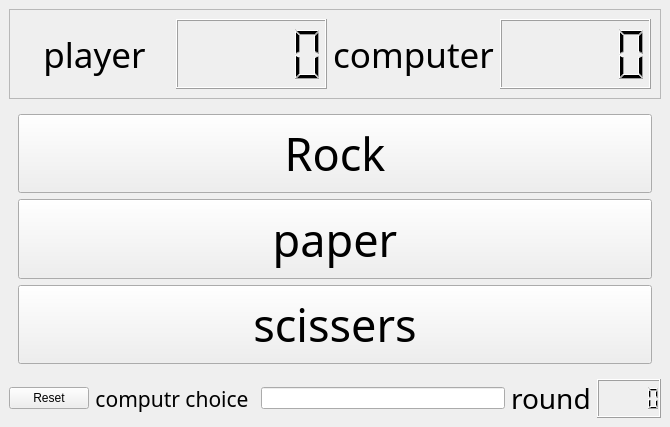
<?xml version="1.0" encoding="UTF-8"?>
<ui version="4.0">
 <class>MainWindow</class>
 <widget class="QMainWindow" name="MainWindow">
  <property name="geometry">
   <rect>
    <x>0</x>
    <y>0</y>
    <width>670</width>
    <height>427</height>
   </rect>
  </property>
  <property name="windowTitle">
   <string>MainWindow</string>
  </property>
  <widget class="QWidget" name="centralwidget">
   <layout class="QGridLayout" name="gridLayout">
    <item row="1" column="0" rowspan="3" colspan="6">
     <widget class="QWidget" name="widget" native="true">
      <layout class="QVBoxLayout" name="verticalLayout_2">
       <item>
        <widget class="QPushButton" name="rock">
         <property name="sizePolicy">
          <sizepolicy hsizetype="Minimum" vsizetype="Minimum">
           <horstretch>0</horstretch>
           <verstretch>0</verstretch>
          </sizepolicy>
         </property>
         <property name="font">
          <font>
           <family>Purisa</family>
           <pointsize>34</pointsize>
           <italic>false</italic>
          </font>
         </property>
         <property name="text">
          <string>Rock</string>
         </property>
        </widget>
       </item>
       <item>
        <widget class="QPushButton" name="paper">
         <property name="sizePolicy">
          <sizepolicy hsizetype="Minimum" vsizetype="Minimum">
           <horstretch>0</horstretch>
           <verstretch>0</verstretch>
          </sizepolicy>
         </property>
         <property name="font">
          <font>
           <family>Purisa</family>
           <pointsize>34</pointsize>
          </font>
         </property>
         <property name="text">
          <string>paper</string>
         </property>
        </widget>
       </item>
       <item>
        <widget class="QPushButton" name="scissers">
         <property name="sizePolicy">
          <sizepolicy hsizetype="Minimum" vsizetype="Minimum">
           <horstretch>0</horstretch>
           <verstretch>0</verstretch>
          </sizepolicy>
         </property>
         <property name="font">
          <font>
           <family>Purisa</family>
           <pointsize>34</pointsize>
          </font>
         </property>
         <property name="text">
          <string>scissers</string>
         </property>
        </widget>
       </item>
      </layout>
     </widget>
    </item>
    <item row="0" column="0" colspan="6">
     <widget class="QFrame" name="frame">
      <property name="frameShape">
       <enum>QFrame::StyledPanel</enum>
      </property>
      <property name="frameShadow">
       <enum>QFrame::Raised</enum>
      </property>
      <layout class="QGridLayout" name="gridLayout_3">
       <item row="0" column="2">
        <widget class="QLabel" name="pcLabel">
         <property name="font">
          <font>
           <family>Tibetan Machine Uni</family>
           <pointsize>26</pointsize>
          </font>
         </property>
         <property name="text">
          <string>computer</string>
         </property>
         <property name="alignment">
          <set>Qt::AlignCenter</set>
         </property>
        </widget>
       </item>
       <item row="0" column="1">
        <widget class="QLCDNumber" name="plWinLcd"/>
       </item>
       <item row="0" column="0">
        <widget class="QLabel" name="plLabel">
         <property name="font">
          <font>
           <family>Tibetan Machine Uni</family>
           <pointsize>26</pointsize>
          </font>
         </property>
         <property name="text">
          <string>player</string>
         </property>
         <property name="alignment">
          <set>Qt::AlignCenter</set>
         </property>
        </widget>
       </item>
       <item row="0" column="3">
        <widget class="QLCDNumber" name="pcWinLcd"/>
       </item>
      </layout>
     </widget>
    </item>
    <item row="6" column="0">
     <widget class="QPushButton" name="resetBot">
      <property name="text">
       <string>Reset</string>
      </property>
     </widget>
    </item>
    <item row="6" column="3">
     <widget class="QLineEdit" name="pcChoiceOut">
      <property name="mouseTracking">
       <bool>false</bool>
      </property>
      <property name="acceptDrops">
       <bool>false</bool>
      </property>
      <property name="readOnly">
       <bool>true</bool>
      </property>
     </widget>
    </item>
    <item row="6" column="1">
     <widget class="QLabel" name="pcChoice">
      <property name="font">
       <font>
        <family>Ubuntu Light</family>
        <pointsize>16</pointsize>
       </font>
      </property>
      <property name="text">
       <string>computr choice</string>
      </property>
      <property name="alignment">
       <set>Qt::AlignCenter</set>
      </property>
     </widget>
    </item>
    <item row="6" column="5">
     <widget class="QLCDNumber" name="roundLcd"/>
    </item>
    <item row="6" column="4">
     <widget class="QLabel" name="round">
      <property name="font">
       <font>
        <family>Ubuntu Light</family>
        <pointsize>21</pointsize>
       </font>
      </property>
      <property name="text">
       <string>round</string>
      </property>
     </widget>
    </item>
   </layout>
  </widget>
 </widget>
 <tabstops>
  <tabstop>resetBot</tabstop>
 </tabstops>
 <resources/>
 <connections>
  <connection>
   <sender>rock</sender>
   <signal>pressed()</signal>
   <receiver>frame</receiver>
   <slot>update()</slot>
   <hints>
    <hint type="sourcelabel">
     <x>334</x>
     <y>156</y>
    </hint>
    <hint type="destinationlabel">
     <x>334</x>
     <y>54</y>
    </hint>
   </hints>
  </connection>
  <connection>
   <sender>scissers</sender>
   <signal>pressed()</signal>
   <receiver>frame</receiver>
   <slot>update()</slot>
   <hints>
    <hint type="sourcelabel">
     <x>334</x>
     <y>332</y>
    </hint>
    <hint type="destinationlabel">
     <x>334</x>
     <y>54</y>
    </hint>
   </hints>
  </connection>
  <connection>
   <sender>paper</sender>
   <signal>pressed()</signal>
   <receiver>frame</receiver>
   <slot>update()</slot>
   <hints>
    <hint type="sourcelabel">
     <x>334</x>
     <y>244</y>
    </hint>
    <hint type="destinationlabel">
     <x>334</x>
     <y>54</y>
    </hint>
   </hints>
  </connection>
  <connection>
   <sender>resetBot</sender>
   <signal>pressed()</signal>
   <receiver>frame</receiver>
   <slot>update()</slot>
   <hints>
    <hint type="sourcelabel">
     <x>48</x>
     <y>405</y>
    </hint>
    <hint type="destinationlabel">
     <x>334</x>
     <y>54</y>
    </hint>
   </hints>
  </connection>
 </connections>
</ui>
